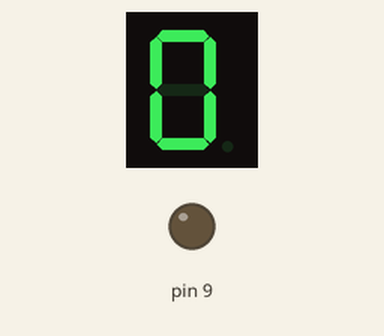
Simulated run of this sketch. Board: Arduino Uno, built with avr-gcc and run on an emulated ATmega328P. Parts: 1-digit seven-segment display, output pins drawn as LEDs (lit = HIGH). Wiring (inferred from the names in the program): 1-digit 7-segment display, segments lit when HIGH: segments pin 6, pin 7, pin 8, pin 12, pin 11, pin 5, pin 10. The segment pins are drawn as the display they are named for; pins used as bus, display or sensor lines are not drawn.

Above: at 0.1 s.
At 1.1 s:
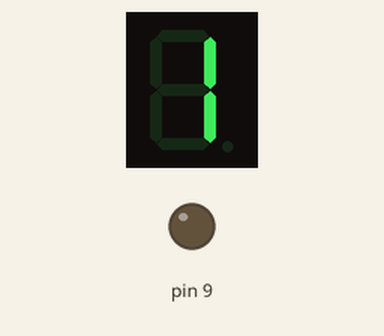
At 2.1 s:
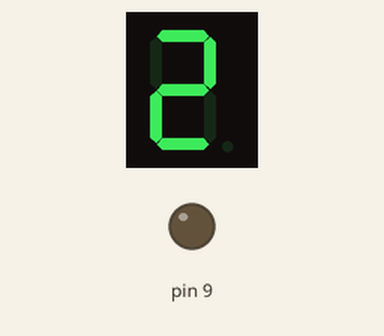
At 4.1 s:
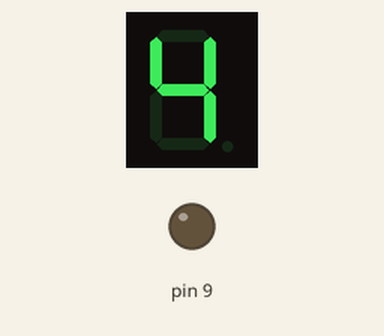
At 6.1 s:
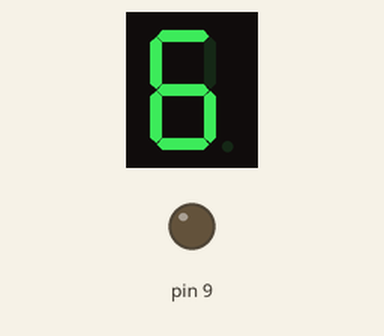
At 9.1 s:
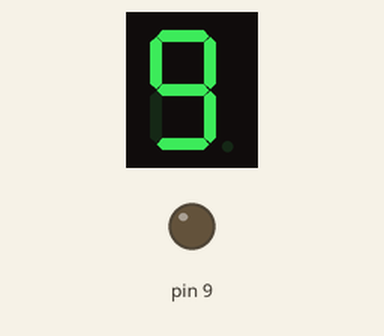

Measured:
- by itself, everything shown: repeats every 11.0 s, in 10 steps
- what the display in image 1 shows lasts 1.0 s, from 1.0 s to 2.0 s
- what the display in image 5 shows lasts 2.0 s, from 9.0 s to 11.0 s

The sketch:

7_segment_display_per_second.ino
```cpp
/* This script demonstrates the use of a single 7-segment display.
It displays each number every second: from 0 to 9 repeatedly.
7 segment display pins- top: G, F, ground, A, B
                        bottom: E, D, ground, C, DP (decimal point)
In wiring, one ground connection is enough. */


#define segA 6   // connect segment A
#define segB 7   // connect segment B
#define segC 8   // connect segment C
#define segD 12  // connect segment D
#define segE 11  // connect segment E
#define segF 5   // connect segment F
#define segG 10  // connect segment G

int COUNT = 0;  // count for 0-9 increment


void setup() {
  for (int i = 5; i < 13; i++) {
    pinMode(i, OUTPUT);  // display pins are output # for UNO
  }
}


void loop() {
  switch (COUNT) {
    case 0:  // show '0' on display
      digitalWrite(segA, HIGH);
      digitalWrite(segB, HIGH);
      digitalWrite(segC, HIGH);
      digitalWrite(segD, HIGH);
      digitalWrite(segE, HIGH);
      digitalWrite(segF, HIGH);
      digitalWrite(segG, LOW);
      break;

    case 1:  // show '1' on display
      digitalWrite(segA, LOW);
      digitalWrite(segB, HIGH);
      digitalWrite(segC, HIGH);
      digitalWrite(segD, LOW);
      digitalWrite(segE, LOW);
      digitalWrite(segF, LOW);
      digitalWrite(segG, LOW);
      break;

    case 2:  // show '2' on display
      digitalWrite(segA, HIGH);
      digitalWrite(segB, HIGH);
      digitalWrite(segC, LOW);
      digitalWrite(segD, HIGH);
      digitalWrite(segE, HIGH);
      digitalWrite(segF, LOW);
      digitalWrite(segG, HIGH);
      break;

    case 3:  // show '3' on display
      digitalWrite(segA, HIGH);
      digitalWrite(segB, HIGH);
      digitalWrite(segC, HIGH);
      digitalWrite(segD, HIGH);
      digitalWrite(segE, LOW);
      digitalWrite(segF, LOW);
      digitalWrite(segG, HIGH);
      break;

    case 4:  // show '4' on display
      digitalWrite(segA, LOW);
      digitalWrite(segB, HIGH);
      digitalWrite(segC, HIGH);
      digitalWrite(segD, LOW);
      digitalWrite(segE, LOW);
      digitalWrite(segF, HIGH);
      digitalWrite(segG, HIGH);
      break;

    case 5:  // show '5' on display
      digitalWrite(segA, HIGH);
      digitalWrite(segB, LOW);
      digitalWrite(segC, HIGH);
      digitalWrite(segD, HIGH);
      digitalWrite(segE, LOW);
      digitalWrite(segF, HIGH);
      digitalWrite(segG, HIGH);
      break;

    case 6:  // show '6' on display
      digitalWrite(segA, HIGH);
      digitalWrite(segB, LOW);
      digitalWrite(segC, HIGH);
      digitalWrite(segD, HIGH);
      digitalWrite(segE, HIGH);
      digitalWrite(segF, HIGH);
      digitalWrite(segG, HIGH);
      break;

    case 7:  // show '7' on display
      digitalWrite(segA, HIGH);
      digitalWrite(segB, HIGH);
      digitalWrite(segC, HIGH);
      digitalWrite(segD, LOW);
      digitalWrite(segE, LOW);
      digitalWrite(segF, LOW);
      digitalWrite(segG, LOW);
      break;

    case 8:  // show '8' on display
      digitalWrite(segA, HIGH);
      digitalWrite(segB, HIGH);
      digitalWrite(segC, HIGH);
      digitalWrite(segD, HIGH);
      digitalWrite(segE, HIGH);
      digitalWrite(segF, HIGH);
      digitalWrite(segG, HIGH);
      break;

    case 9:  // show '9' on display
      digitalWrite(segA, HIGH);
      digitalWrite(segB, HIGH);
      digitalWrite(segC, HIGH);
      digitalWrite(segD, HIGH);
      digitalWrite(segE, LOW);
      digitalWrite(segF, HIGH);
      digitalWrite(segG, HIGH);
      break;
  }

  if (COUNT < 10) {
    COUNT++;
    delay(1000);  // increment count for every second
  }

  if (COUNT == 10) {
    COUNT = 0;  // if count is 10, reset it to zero.
    delay(1000);
  }
}
```
